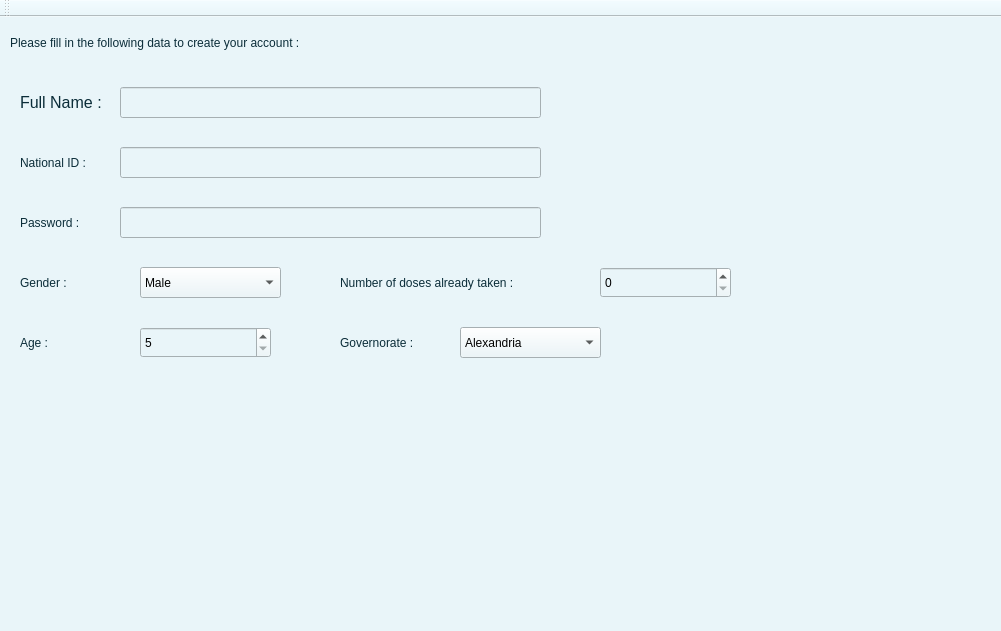
<?xml version="1.0" encoding="UTF-8"?>
<ui version="4.0">
 <class>SignUpClass</class>
 <widget class="QMainWindow" name="SignUpClass">
  <property name="geometry">
   <rect>
    <x>0</x>
    <y>0</y>
    <width>1001</width>
    <height>631</height>
   </rect>
  </property>
  <property name="windowTitle">
   <string>SignUp</string>
  </property>
  <property name="styleSheet">
   <string notr="true">background-color: rgb(233, 245, 249);</string>
  </property>
  <widget class="QWidget" name="centralWidget">
   <widget class="QLabel" name="label_5">
    <property name="geometry">
     <rect>
      <x>10</x>
      <y>0</y>
      <width>871</width>
      <height>51</height>
     </rect>
    </property>
    <property name="styleSheet">
     <string notr="true">color: rgb(11, 45, 57);
font: 16pt &quot;Segoe UI&quot;;</string>
    </property>
    <property name="text">
     <string>Please fill in the following data to create your account :</string>
    </property>
   </widget>
   <widget class="QLabel" name="label">
    <property name="geometry">
     <rect>
      <x>20</x>
      <y>70</y>
      <width>111</width>
      <height>31</height>
     </rect>
    </property>
    <property name="font">
     <font>
      <family>Segoe UI</family>
      <pointsize>12</pointsize>
      <italic>false</italic>
      <bold>false</bold>
     </font>
    </property>
    <property name="styleSheet">
     <string notr="true">color: rgb(11, 45, 57);
font: 12pt &quot;Segoe UI&quot;;</string>
    </property>
    <property name="text">
     <string>Full Name :</string>
    </property>
   </widget>
   <widget class="QLabel" name="label_2">
    <property name="geometry">
     <rect>
      <x>20</x>
      <y>130</y>
      <width>111</width>
      <height>31</height>
     </rect>
    </property>
    <property name="styleSheet">
     <string notr="true">color: rgb(11, 45, 57);
font: 12pt &quot;Segoe UI&quot;;</string>
    </property>
    <property name="text">
     <string>National ID :</string>
    </property>
   </widget>
   <widget class="QLabel" name="label_3">
    <property name="geometry">
     <rect>
      <x>20</x>
      <y>190</y>
      <width>111</width>
      <height>31</height>
     </rect>
    </property>
    <property name="styleSheet">
     <string notr="true">color: rgb(11, 45, 57);
font: 12pt &quot;Segoe UI&quot;;</string>
    </property>
    <property name="text">
     <string>Password :</string>
    </property>
   </widget>
   <widget class="QLabel" name="label_4">
    <property name="geometry">
     <rect>
      <x>20</x>
      <y>250</y>
      <width>111</width>
      <height>31</height>
     </rect>
    </property>
    <property name="styleSheet">
     <string notr="true">color: rgb(11, 45, 57);
font: 12pt &quot;Segoe UI&quot;;</string>
    </property>
    <property name="text">
     <string>Gender :</string>
    </property>
   </widget>
   <widget class="QLabel" name="label_6">
    <property name="geometry">
     <rect>
      <x>20</x>
      <y>310</y>
      <width>111</width>
      <height>31</height>
     </rect>
    </property>
    <property name="styleSheet">
     <string notr="true">color: rgb(11, 45, 57);
font: 12pt &quot;Segoe UI&quot;;</string>
    </property>
    <property name="text">
     <string>Age :</string>
    </property>
   </widget>
   <widget class="QLabel" name="label_7">
    <property name="geometry">
     <rect>
      <x>340</x>
      <y>250</y>
      <width>301</width>
      <height>31</height>
     </rect>
    </property>
    <property name="styleSheet">
     <string notr="true">color: rgb(11, 45, 57);
font: 12pt &quot;Segoe UI&quot;;</string>
    </property>
    <property name="text">
     <string>Number of doses already taken :</string>
    </property>
   </widget>
   <widget class="QSpinBox" name="ageBox">
    <property name="geometry">
     <rect>
      <x>140</x>
      <y>310</y>
      <width>131</width>
      <height>31</height>
     </rect>
    </property>
    <property name="minimum">
     <number>5</number>
    </property>
   </widget>
   <widget class="QSpinBox" name="dosageBox">
    <property name="geometry">
     <rect>
      <x>600</x>
      <y>250</y>
      <width>131</width>
      <height>31</height>
     </rect>
    </property>
    <property name="maximum">
     <number>2</number>
    </property>
   </widget>
   <widget class="QLabel" name="label_8">
    <property name="geometry">
     <rect>
      <x>340</x>
      <y>310</y>
      <width>111</width>
      <height>31</height>
     </rect>
    </property>
    <property name="styleSheet">
     <string notr="true">color: rgb(11, 45, 57);
font: 12pt &quot;Segoe UI&quot;;</string>
    </property>
    <property name="text">
     <string>Governorate :</string>
    </property>
   </widget>
   <widget class="QComboBox" name="govCombo">
    <property name="geometry">
     <rect>
      <x>460</x>
      <y>310</y>
      <width>141</width>
      <height>31</height>
     </rect>
    </property>
    <property name="currentText">
     <string>Alexandria</string>
    </property>
    <property name="placeholderText">
     <string/>
    </property>
    <item>
     <property name="text">
      <string>Alexandria</string>
     </property>
    </item>
    <item>
     <property name="text">
      <string>Aswan</string>
     </property>
    </item>
    <item>
     <property name="text">
      <string>Asyut</string>
     </property>
    </item>
    <item>
     <property name="text">
      <string>Beheira</string>
     </property>
    </item>
    <item>
     <property name="text">
      <string>Beni Suef</string>
     </property>
    </item>
    <item>
     <property name="text">
      <string>Cairo</string>
     </property>
    </item>
    <item>
     <property name="text">
      <string>Dakahlia</string>
     </property>
    </item>
    <item>
     <property name="text">
      <string>Damietta</string>
     </property>
    </item>
    <item>
     <property name="text">
      <string>Fayoum</string>
     </property>
    </item>
    <item>
     <property name="text">
      <string>Gharbia</string>
     </property>
    </item>
    <item>
     <property name="text">
      <string>Giza</string>
     </property>
    </item>
    <item>
     <property name="text">
      <string>Ismailia</string>
     </property>
    </item>
    <item>
     <property name="text">
      <string>Kafr El Sheikh</string>
     </property>
    </item>
    <item>
     <property name="text">
      <string>Luxor</string>
     </property>
    </item>
    <item>
     <property name="text">
      <string>Matrouh</string>
     </property>
    </item>
    <item>
     <property name="text">
      <string>Minya</string>
     </property>
    </item>
    <item>
     <property name="text">
      <string>Monufia</string>
     </property>
    </item>
    <item>
     <property name="text">
      <string>New Valley</string>
     </property>
    </item>
    <item>
     <property name="text">
      <string>North Sinai</string>
     </property>
    </item>
    <item>
     <property name="text">
      <string>Port Said</string>
     </property>
    </item>
    <item>
     <property name="text">
      <string>Qalyubia</string>
     </property>
    </item>
    <item>
     <property name="text">
      <string>Qena</string>
     </property>
    </item>
    <item>
     <property name="text">
      <string>Red Sea</string>
     </property>
    </item>
    <item>
     <property name="text">
      <string>Sharqia</string>
     </property>
    </item>
    <item>
     <property name="text">
      <string>Sohag</string>
     </property>
    </item>
    <item>
     <property name="text">
      <string>South Sinai</string>
     </property>
    </item>
    <item>
     <property name="text">
      <string>Suez</string>
     </property>
    </item>
   </widget>
   <widget class="QLineEdit" name="nameField">
    <property name="geometry">
     <rect>
      <x>120</x>
      <y>70</y>
      <width>421</width>
      <height>31</height>
     </rect>
    </property>
   </widget>
   <widget class="QLineEdit" name="idField">
    <property name="geometry">
     <rect>
      <x>120</x>
      <y>130</y>
      <width>421</width>
      <height>31</height>
     </rect>
    </property>
   </widget>
   <widget class="QLineEdit" name="passField">
    <property name="geometry">
     <rect>
      <x>120</x>
      <y>190</y>
      <width>421</width>
      <height>31</height>
     </rect>
    </property>
    <property name="inputMask">
     <string/>
    </property>
   </widget>
   <widget class="QComboBox" name="genderCombo">
    <property name="geometry">
     <rect>
      <x>140</x>
      <y>250</y>
      <width>141</width>
      <height>31</height>
     </rect>
    </property>
    <property name="currentText">
     <string>Male</string>
    </property>
    <property name="placeholderText">
     <string/>
    </property>
    <item>
     <property name="text">
      <string>Male</string>
     </property>
    </item>
    <item>
     <property name="text">
      <string>Female</string>
     </property>
    </item>
   </widget>
  </widget>
  <widget class="QMenuBar" name="menuBar">
   <property name="geometry">
    <rect>
     <x>0</x>
     <y>0</y>
     <width>1001</width>
     <height>22</height>
    </rect>
   </property>
  </widget>
  <widget class="QToolBar" name="mainToolBar">
   <attribute name="toolBarArea">
    <enum>TopToolBarArea</enum>
   </attribute>
   <attribute name="toolBarBreak">
    <bool>false</bool>
   </attribute>
  </widget>
  <widget class="QStatusBar" name="statusBar"/>
 </widget>
 <layoutdefault spacing="6" margin="11"/>
 <resources>
  <include location="SignUp.qrc"/>
 </resources>
 <connections/>
</ui>
